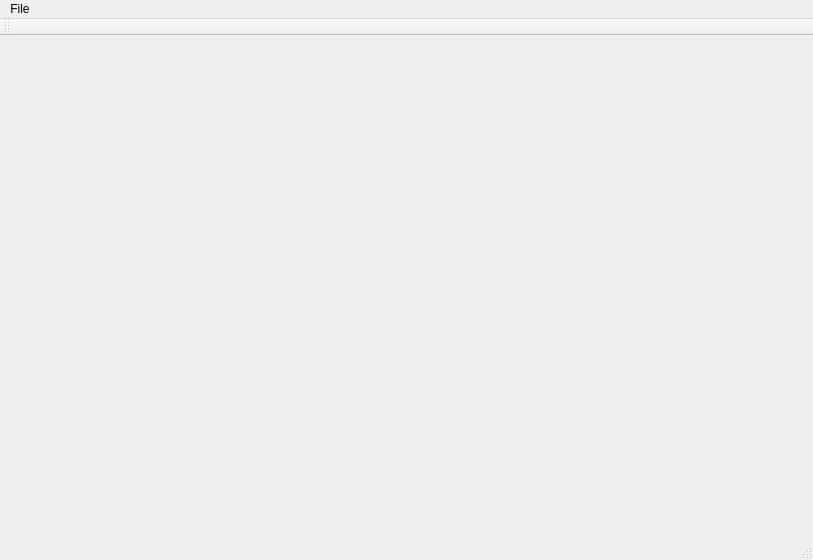
<?xml version="1.0" encoding="UTF-8"?>
<ui version="4.0">
 <class>MainWindow</class>
 <widget class="QMainWindow" name="MainWindow">
  <property name="geometry">
   <rect>
    <x>0</x>
    <y>0</y>
    <width>813</width>
    <height>560</height>
   </rect>
  </property>
  <property name="windowTitle">
   <string>MainWindow</string>
  </property>
  <widget class="QWidget" name="centralWidget">
   <widget class="IncrementalPlot" name="plotWidget">
    <property name="geometry">
     <rect>
      <x>20</x>
      <y>20</y>
      <width>761</width>
      <height>471</height>
     </rect>
    </property>
   </widget>
  </widget>
  <widget class="QMenuBar" name="menuBar">
   <property name="geometry">
    <rect>
     <x>0</x>
     <y>0</y>
     <width>813</width>
     <height>25</height>
    </rect>
   </property>
   <widget class="QMenu" name="menuFile">
    <property name="title">
     <string>File</string>
    </property>
    <addaction name="actionNew"/>
    <addaction name="actionOpen"/>
    <addaction name="actionSave"/>
    <addaction name="separator"/>
    <addaction name="actionExit"/>
   </widget>
   <addaction name="menuFile"/>
  </widget>
  <widget class="QToolBar" name="mainToolBar">
   <attribute name="toolBarArea">
    <enum>TopToolBarArea</enum>
   </attribute>
   <attribute name="toolBarBreak">
    <bool>false</bool>
   </attribute>
  </widget>
  <widget class="QStatusBar" name="statusBar"/>
  <action name="actionNew">
   <property name="text">
    <string>New</string>
   </property>
  </action>
  <action name="actionOpen">
   <property name="text">
    <string>Open</string>
   </property>
  </action>
  <action name="actionSave">
   <property name="text">
    <string>Save</string>
   </property>
  </action>
  <action name="actionExit">
   <property name="text">
    <string>Exit</string>
   </property>
  </action>
 </widget>
 <layoutdefault spacing="6" margin="11"/>
 <customwidgets>
  <customwidget>
   <class>IncrementalPlot</class>
   <extends>QWidget</extends>
   <header>incrementalplot.h</header>
  </customwidget>
 </customwidgets>
 <resources/>
 <connections/>
</ui>
